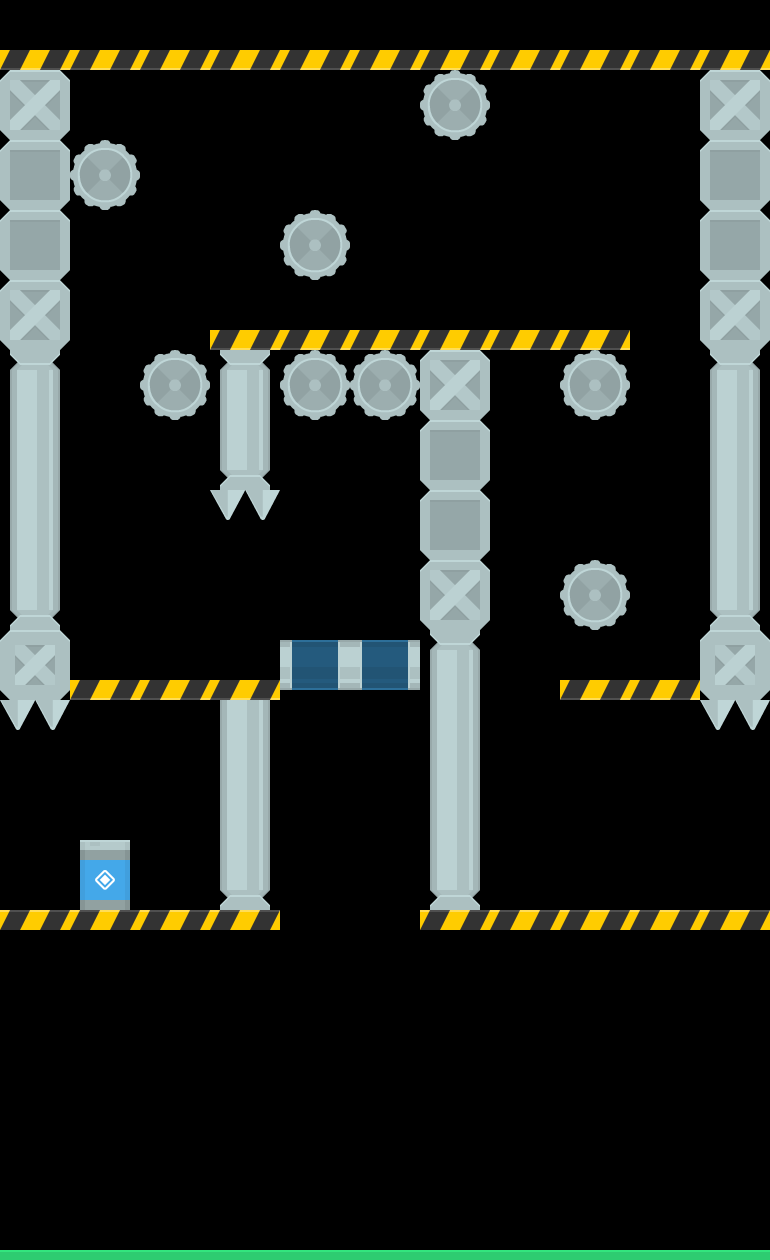

A level layout from a 2D game, rendered from its tile map. Below: a short description, then the map file with its tile-grid data intact:
An orthogonal 11x18 tile map with 70x70 px tiles, 1 tile layer (Tile Layer 1) and 28 objects (15x collision, 11x danger, player, exit).

<map version="1.4" tiledversion="1.4.3" orientation="orthogonal" renderorder="right-down" width="11" height="18" tilewidth="70" tileheight="70" infinite="0" nextlayerid="5" nextobjectid="36">
 <tileset firstgid="1" source="Rocket.tsx" />
 <layer id="1" name="Tile Layer 1" width="11" height="18">
  <data encoding="csv">
3221225536,3221225536,3221225536,3221225536,3221225536,3221225536,3221225536,3221225536,3221225536,3221225536,3221225536,
57,0,0,0,0,0,67,0,0,0,57,
29,67,0,0,0,0,0,0,0,0,29,
29,0,0,0,67,0,0,0,0,0,29,
57,0,0,3221225536,3221225536,3221225536,3221225536,3221225536,3221225536,0,57,
1073741923,0,67,1073741923,67,67,57,0,67,0,1073741923,
85,0,0,99,0,0,29,0,0,0,85,
85,0,0,38,0,0,29,0,0,0,85,
99,0,0,0,0,0,57,0,67,0,99,
58,3221225536,3221225536,3221225536,2684354660,2684354660,1073741923,0,3221225536,3221225536,58,
38,0,0,85,0,0,85,0,0,0,38,
0,0,0,85,0,0,85,0,0,0,0,
0,90,0,99,0,0,99,0,0,0,0,
64,64,64,64,0,0,64,64,64,64,64,
0,0,0,0,0,0,0,0,0,0,0,
0,0,0,0,0,0,0,0,0,0,0,
0,0,0,0,0,0,0,0,0,0,0,
11,11,11,11,11,11,11,11,11,11,3221225497
</data>
 </layer>
 <objectgroup id="3" name="objects">
  <object id="1" name="player" x="241.263" y="1158.18" width="22.6667" height="26.6667" />
  <object id="2" name="exit" x="95.9997" y="853.333" width="18.6667" height="42.6667" />
 </objectgroup>
 <objectgroup id="4" name="physics">
  <object id="7" name="collision" x="420" y="910" width="349.439" height="21.3333" />
  <object id="8" name="collision" x="1" y="1250" width="770.667" height="24" />
  <object id="10" name="collision" x="1" y="50" width="772" height="22" />
  <object id="11" name="collision" x="0.5" y="73.5" width="70" height="627" />
  <object id="12" name="collision" x="211" y="329" width="420.5" height="23" />
  <object id="13" name="collision" x="210.5" y="352" width="69.5" height="138" />
  <object id="14" name="collision" x="420.5" y="353.5" width="68" height="555" />
  <object id="15" name="collision" x="72" y="680" width="209" height="20.5" />
  <object id="16" name="collision" x="1" y="910" width="280" height="20.5" />
  <object id="17" name="collision" x="211" y="702" width="68.5" height="206.5" />
  <object id="18" name="collision" x="279.5" y="640.5" width="13" height="48.5" />
  <object id="19" name="collision" x="339" y="641.5" width="22.5" height="47.5" />
  <object id="20" name="collision" x="407.5" y="639.5" width="13" height="51.5" />
  <object id="27" name="collision" x="560" y="680" width="141" height="20.5" />
  <object id="21" name="danger" x="70.5" y="139.5" width="69" height="70" />
  <object id="22" name="danger" x="282.5" y="213" width="66.5" height="64" />
  <object id="23" name="danger" x="422.5" y="74.5" width="66" height="63" />
  <object id="24" name="danger" x="563.833" y="356.833" width="67" height="62" />
  <object id="25" name="danger" x="142" y="353.5" width="67" height="62.5" />
  <object id="26" name="danger" x="562" y="562" width="67" height="64.5" />
  <object id="28" name="danger" x="282.5" y="354.5" width="66" height="64.5" />
  <object id="29" name="danger" x="352.5" y="356" width="65.5" height="62" />
  <object id="30" name="danger" x="1.3333" y="702" width="65.3333" height="28.6667" />
  <object id="31" name="danger" x="210" y="493" width="70.5" height="29" />
  <object id="33" name="collision" x="700" y="73" width="71" height="626" />
  <object id="35" name="danger" x="701" y="700" width="68" height="34" />
 </objectgroup>
</map>
